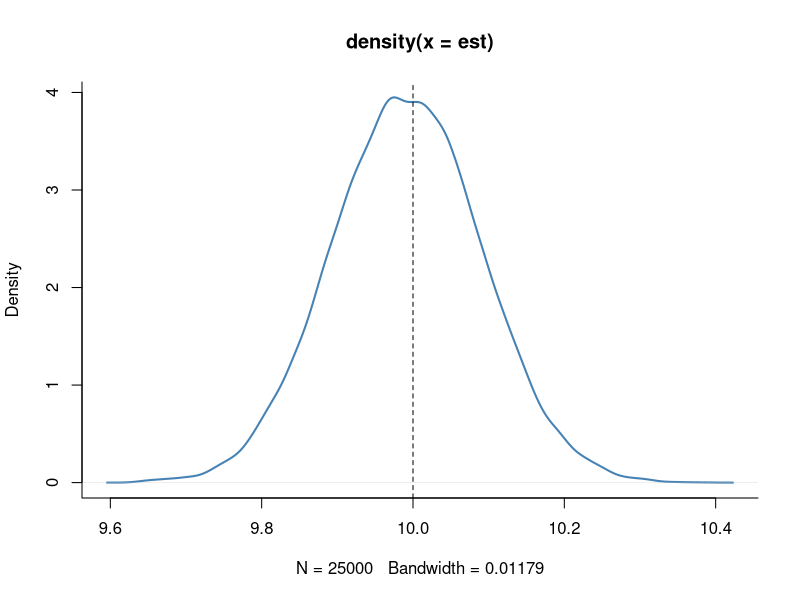

This figure's R source:
## ---- chunk 1
pop <- rnorm(10000, 10, 1)
est <- replicate(expr = mean(sample(x = pop, size = 100)), n = 25000)
head(est)
## ---- chunk 2
plot(density(est), col = 'steelblue', lwd = 2, bty = 'l')
abline(v = 10, lty = 2)
## ---- chunk 3
library(readxl) # needed to read Excel files
library(dplyr, quietly = T)
cps <- read_excel(path = 'data/cps_ch3.xlsx')
# Get an overview of the data structure
head(cps)
# Take cps_dat %>% group data by gender and year %>% compute the mean, standard deviation
# and number of observations for each group
avgs <- cps %>% group_by(a_sex, year) %>% summarise(mean(ahe08), sd(ahe08), n())
print(avgs, digits = 2)
## ---- chunk 4
male   <- avgs %>% filter(a_sex == 1) 
female <- avgs %>% filter(a_sex == 2)

# Rename columns
colnames(male)   <- c("Sex", "Year", "Y_bar_m", "s_m", "n_m")
colnames(female) <- c("Sex", "Year", "Y_bar_f", "s_f", "n_f")

# Gender gap, standard errors and confidence intervals
gap      <- male$Y_bar_m - female$Y_bar_f
gap_se   <- sqrt(male$s_m^2 / male$n_m + female$s_f^2 / female$n_f)
gap_ci_l <- gap - 1.96 * gap_se
gap_ci_u <- gap + 1.96 * gap_se
result   <- cbind(male[,-1], female[,-(1:2)], gap, gap_se, gap_ci_l, gap_ci_u)
print(result, digits = 2)
